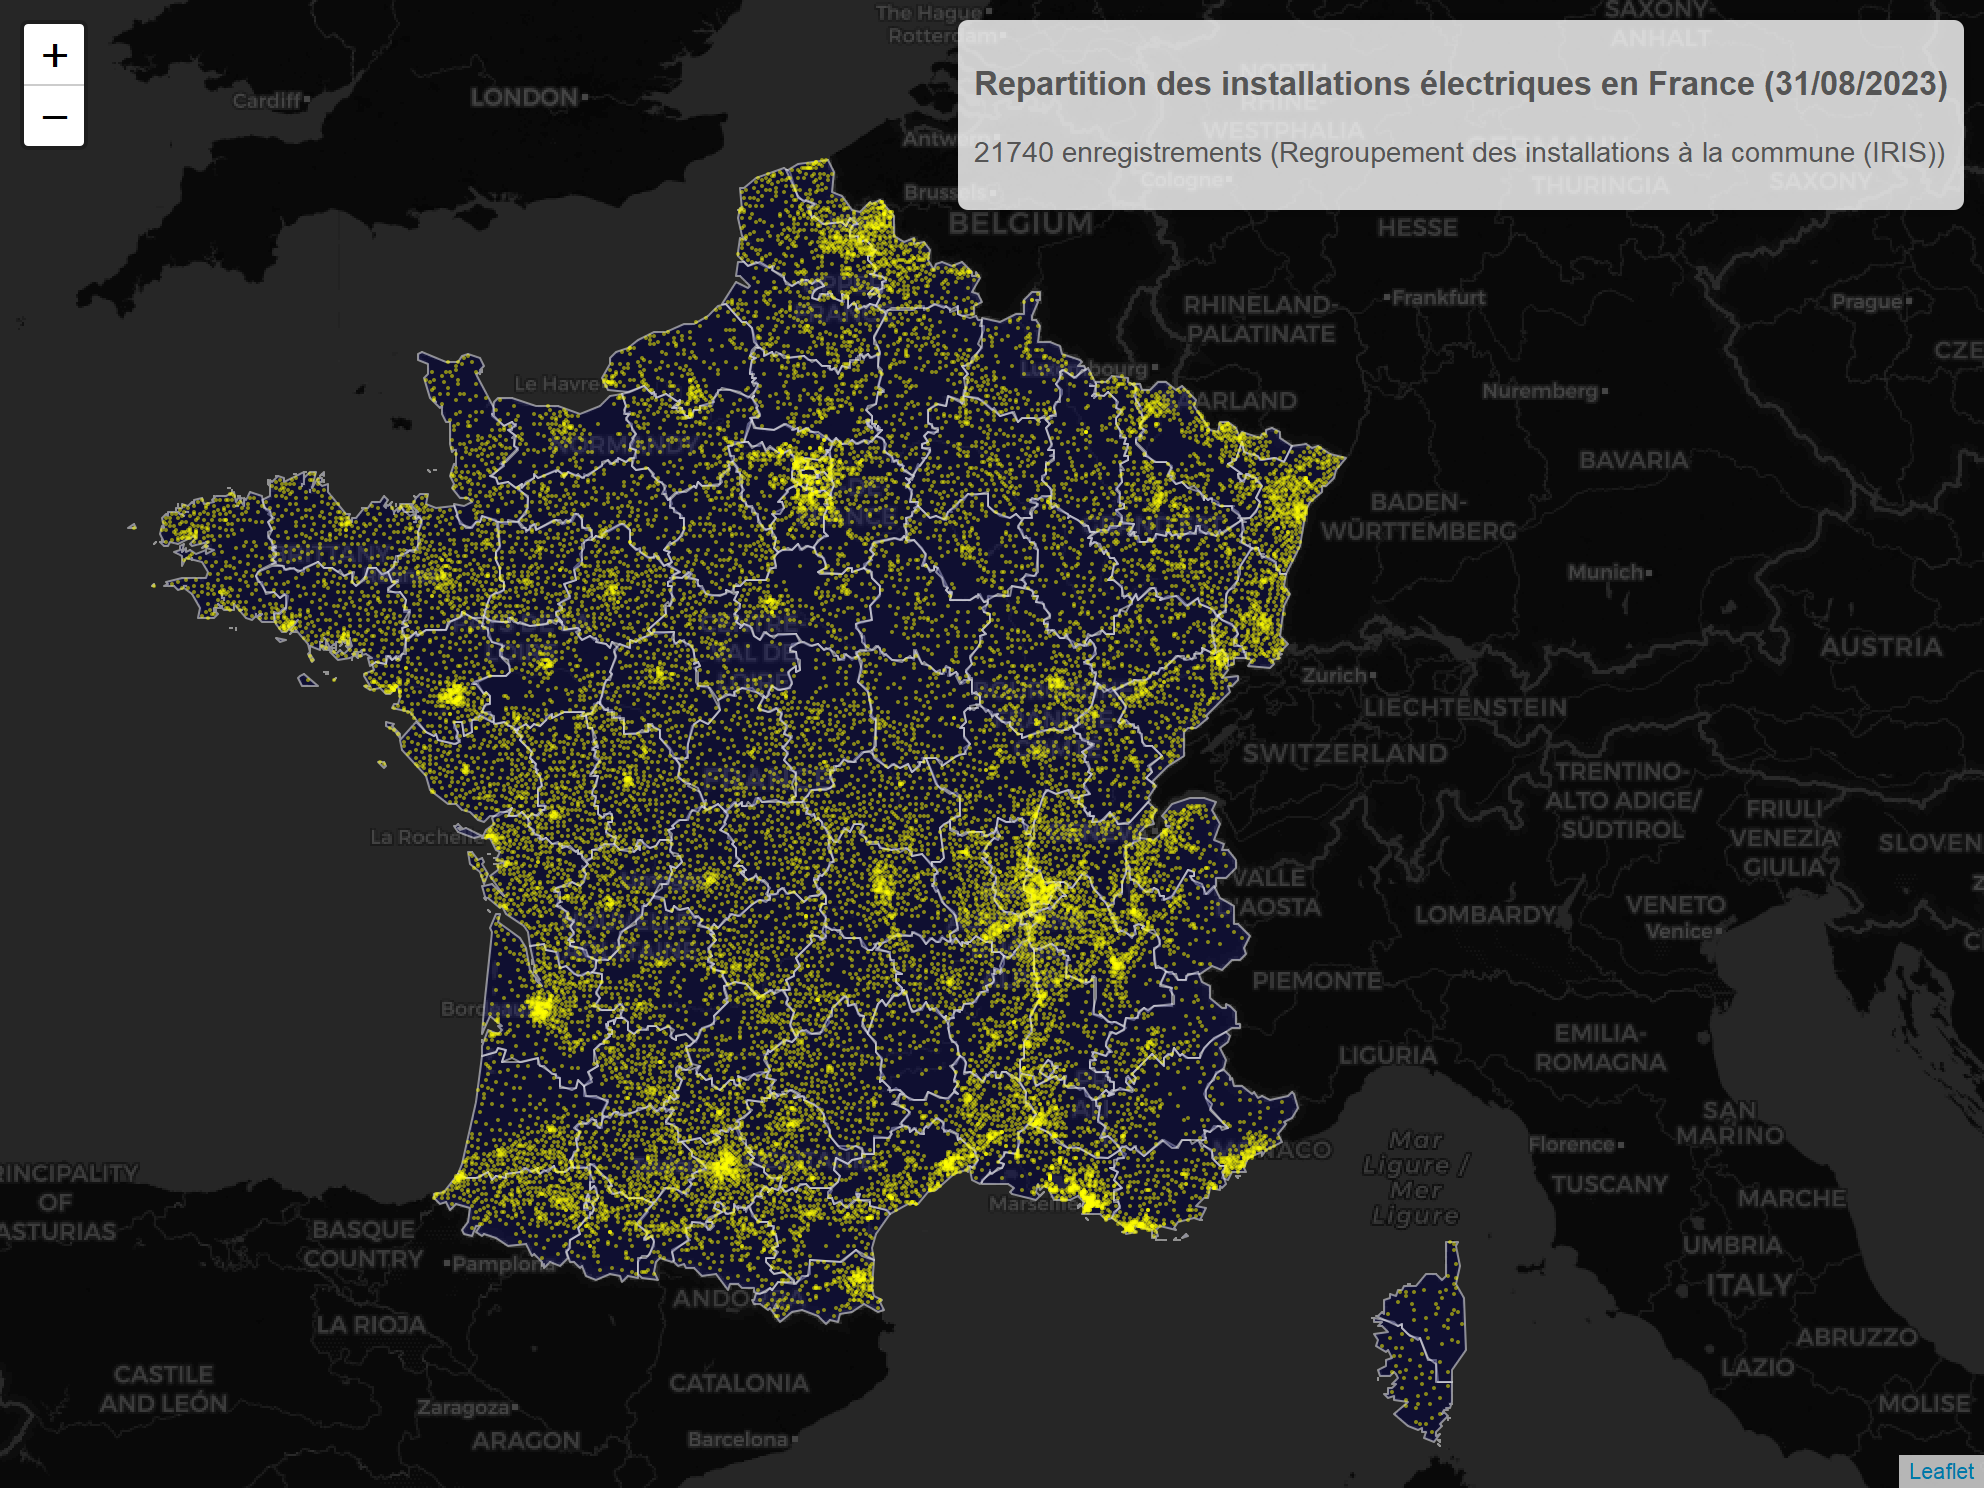

This chart was generated by the following R code:
#leaflet_map.R

# Récupérer le répertoire contenant le fichier actuel
current_directory <- dirname(rstudioapi::getActiveDocumentContext()$path)

# Définir le répertoire de travail sur le répertoire actuel
setwd(current_directory)

rm(list=ls())
library(leaflet)
library(sf)
library(tidyr)
library(dplyr)
library(stringi)
library(rgdal)
library(rgeos)
library(htmltools)
library(ggplot2)
library(htmlwidgets)
library(webshot)

df_original <- read.csv("data/registre-national-installation-production-stockage-electricite-agrege_ODRE.csv", sep = ";")
geo_data_departement = st_read("geo_data//departements/departement.shp")
geo_data_iris <- st_read("geo_data/iris/iris-2013-01-01.shp") 
geo_data_epci <- st_read("geo_data//epci/EPCI_SHAPEFILE.shp")

# Create a subset
filter <- c("codeiris","commune", "filiere","puismaxinstallee")
df_iris <- df_original[,filter]

# Clean data
Encoding(df_iris$filiere)<-'latin1'
df_iris$filiere <- stri_trans_general(df_iris$filiere, "Any-Latin; Latin-ASCII")

# Convert the IRIS code from both dataframe in character
df_iris$codeiris <- as.character(df_iris$codeiris)
geo_data_iris$DCOMIRIS <- as.character(geo_data_iris$DCOMIRIS)

# Group the subset by the IRIS code of each towns/municipalities (commune)
summarized_df <- df_iris %>% 
  group_by(codeiris) %>% 
  summarise(SumPowMaxInstalled = sum(coalesce(puismaxinstallee, 0)))

# Clear duplicated values in the shapefile, and make a subset 
geo_data_iris <- geo_data_iris[!duplicated(geo_data_iris$DCOMIRIS),]
geo_data_iris <- geo_data_iris[,c("DCOMIRIS","geometry")]

# Merge both into one dataframe
merged_df <- merge(summarized_df, geo_data_iris, by.x = "codeiris", by.y = "DCOMIRIS", all.x = TRUE)
merged_df <- merged_df[-1,]

# Convert dataframe into sf object
merged_sf <- st_as_sf(merged_df)

# Convert MULTIPOLYGONS objects into points for futur mapping
merged_centroids <- st_centroid(merged_sf)

# Simplify the geometry to reduce the size of the map
geo_data_departement <- st_simplify(geo_data_departement, dTolerance = 200)

titles <- htmltools::tags$div(
  htmltools::tags$h3("Repartition des installations électriques en France (31/08/2023)"),
  htmltools::tags$p("21740 enregistrements (Regroupement des installations à la commune (IRIS))")
)

merged_centroids_filtered <- merged_centroids %>%
  filter(SumPowMaxInstalled > 0)

normalize <- function(x) {
  scaled_values <- (x - min(x)) / (max(x) - min(x))
  return(scaled_values * 10)  # Adjust the multiplier as needed
}

# Apply normalization to SumPowMaxInstalled
merged_centroids_filtered$normalized_power <- normalize(merged_centroids_filtered$SumPowMaxInstalled)

map <- leaflet() %>%
  setView(lng = 4.3508, lat = 46.8566, zoom = 6 ) %>%
  addTiles(urlTemplate = "https://{s}.basemaps.cartocdn.com/dark_all/{z}/{x}/{y}.png", attribution = NULL) %>%
  addPolygons(
    data = geo_data_departement,
    fillColor = "midnightblue",
    fillOpacity = 0.4,
    color = "white", 
    weight = 1,
    label = ~nom, 
    group = "Departements" 
  ) %>%
  addCircleMarkers(
    data = merged_centroids_filtered,
    fillColor = "yellow",
    fillOpacity = 0.5,  # Set a constant value that suits your preferences
    radius = 1,
    label = ~codeiris,
    group = "Communes",
    stroke = FALSE,
  ) %>% addControl(
    titles,
    position = "topright"
  )


saveWidget(map, file = "leaflet_map.html")

webshot("leaflet_map.html", file = "leaflet_map.png", zoom = 2)


print(map)





################################# AGGREGATE BY EPCI ####################################


# Create a second subset to enlarge the scale, let's aggregate the data by EPCI code instead of IRIS
filter <- c("codeepci","epci", "filiere","puismaxinstallee")
df_epci <- df_original[,filter]

# Clean data
Encoding(df_epci$filiere)<-'latin1'
df_epci$filiere <- stri_trans_general(df_epci$filiere, "Any-Latin; Latin-ASCII")

# Convert the EPCI code from both dataframe in character
df_epci$epci <- as.character(df_epci$codeepci)
geo_data_epci$CODE_EPCI <- as.character(geo_data_epci$CODE_EPCI)

# Group the subset by the EPCI code zones in France.
summarized_df_epci <- df_epci %>%
  group_by(codeepci) %>%
  summarise(SumPowMaxInstalled = sum(coalesce(puismaxinstallee, 0)))


geo_data_epci <- geo_data_epci[,c("CODE_EPCI","NOM_EPCI","geometry")]
geo_data_epci <- st_transform(geo_data_epci, crs = st_crs(4326))

# Merge both into one dataframe
merged_df_epci <- merge(summarized_df_epci, geo_data_epci, by.x = "codeepci", by.y = "CODE_EPCI", all.x = TRUE)

# Convert dataframe into sf object
merged_sf_epci <- st_as_sf(merged_df_epci)
geo_data_epci <- st_transform(geo_data_epci, crs = st_crs(4326))


# Convert MULTIPOLYGONS objects into points for futur mapping
merged_centroids_epci <- st_centroid(merged_sf_epci)


titles_epci <- htmltools::tags$div(
  htmltools::tags$h3("Repartition des installations électriques en France (31/08/2023)"),
  htmltools::tags$p("2205 enregistrements (Regroupement des installations par code EPCI")
)

merged_centroids_epci <- merged_centroids_epci[!is.na(merged_centroids_epci$SumPowMaxInstalled),]

palette_colors <- colorNumeric(palette = "YlOrRd", domain = merged_centroids_epci$SumPowMaxInstalled)

map_epci <- leaflet() %>%
  setView(lng = 4.3508, lat = 46.8566, zoom = 6) %>%
  addTiles(urlTemplate = "https://{s}.basemaps.cartocdn.com/dark_all/{z}/{x}/{y}.png", attribution = NULL) %>%
  addPolygons(
    data = geo_data_departement,
    fillColor = "midnightblue",
    fillOpacity = 0.4,
    color = "white",
    weight = 1,
    label = ~nom,
    group = "Departements"
  ) %>%
  addCircles(
    data = merged_centroids_epci,
    fillColor = ~palette_colors(SumPowMaxInstalled),
    fillOpacity = 0.8,
    color = "yellow",
    radius = ~log(SumPowMaxInstalled),
    label = ~NOM_EPCI,
    stroke = FALSE,
  ) %>% 
  addControl(
    titles_epci,
    position = "topright"
  )

map_epci
